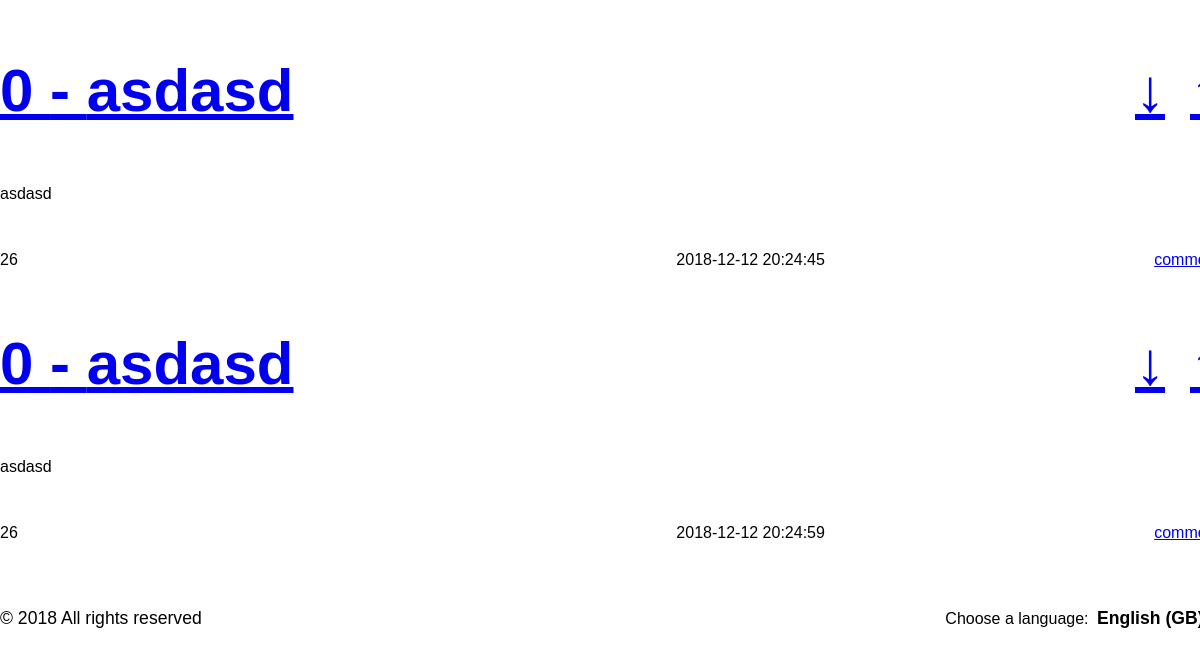
The page /pages/stories.php (lower part) on the database as committed earlier.
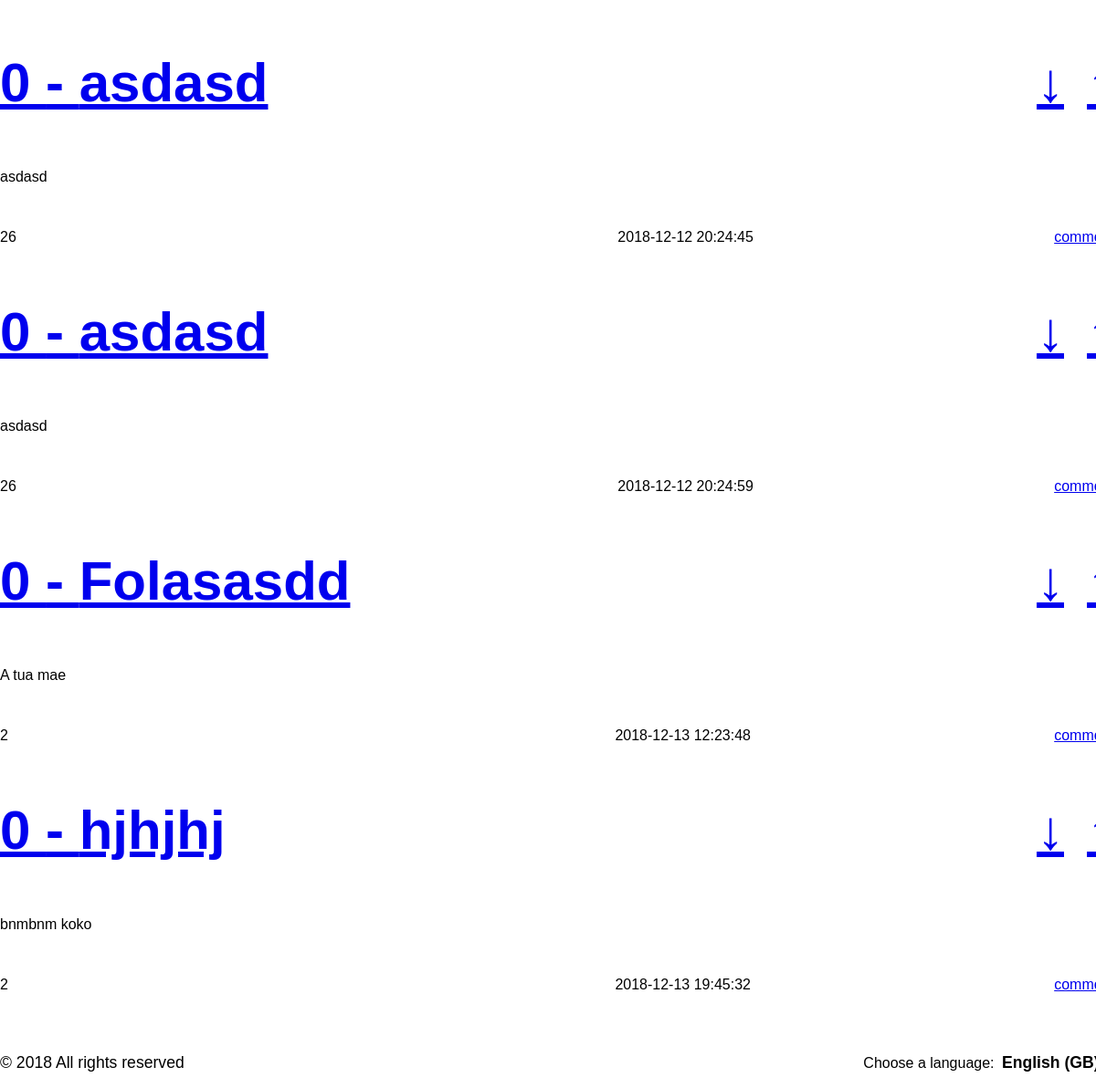
The same page on the database as committed later.
### tables this page shows
CREATE TABLE story (    
    id INTEGER PRIMARY KEY AUTOINCREMENT NOT NULL,
    channel_id INTEGER,
    user_id INTEGER,
    title VARCHAR NOT NULL,
    description VARCHAR NOT NULL,
    date DATETIME NOT NULL,
    karma INTEGER,
        FOREIGN KEY (channel_id) REFERENCES channel(id),
        FOREIGN KEY (user_id) REFERENCES user(id)
);

### pages/stories.php (called while the page is built)
<?php
  include_once('../config/init.php');
  include_once('../templates/header.php');
  include_once('../database/story.php');
  include_once('../templates/list_stories.php');
  include_once('../templates/footer.php');
?>

### database/story.php (called while the page is built, shortened)
<?php
	function getAllStories($sort) {
		global $conn;
		switch($sort){
			case "mostK":
				$stmt = $conn->prepare("SELECT * FROM story ORDER BY `karma` DESC");
				break;
		}
		$stmt->execute();
		return $stmt->fetchAll();
	}
?>

### templates/list_stories.php (the view, shortened to what this page needs)
<section id="stories">
	<?php if($sort= $_POST['sort'])
			$stories = getAllStories( $sort);
		  else
		 	 $stories = getAllStories( "mostK");?>
	<?php foreach ($stories as $key => $story) { ?>
		<article>
			<header>
				<h1>
					<a href="../pages/story.php?id=<?php echo $story['id']; ?>">
						<?php echo $story['karma']; ?> - <?php echo $story['title']; ?>
					</a>
					<a style="float: right;" href="../actions/action_story_upvote.php?id=<?php echo $story['id']; ?>" class="upvote">&uparrow;</a>
					<a style="float: right;" href="../actions/action_story_downvote.php?id=<?php echo $story['id']; ?>" class="downvote">&downarrow;</a>
				</h1>
			</header>
			<div class="description">
				<?php echo $story['description']; ?>
			</div>
			<footer>
				<span class="author"><?php echo $story['user_id']; ?></span>
				<span class="date">
					<?php echo $story['date']; ?>
				</span>
				<a class="comments" href="../pages/story.php?id=<?php echo $story['id']; ?>">comment</a>
			</footer>
		</article>
	<?php } ?>
</section>

Rows that differ between the two databases and show on the page:
added story: karma "0", title "Folasasdd", description "A tua mae", user "2", date "2018-12-13 12:23:48"
added story: karma "0", title "hjhjhj", description "bnmbnm koko", user "2", date "2018-12-13 19:45:32"
